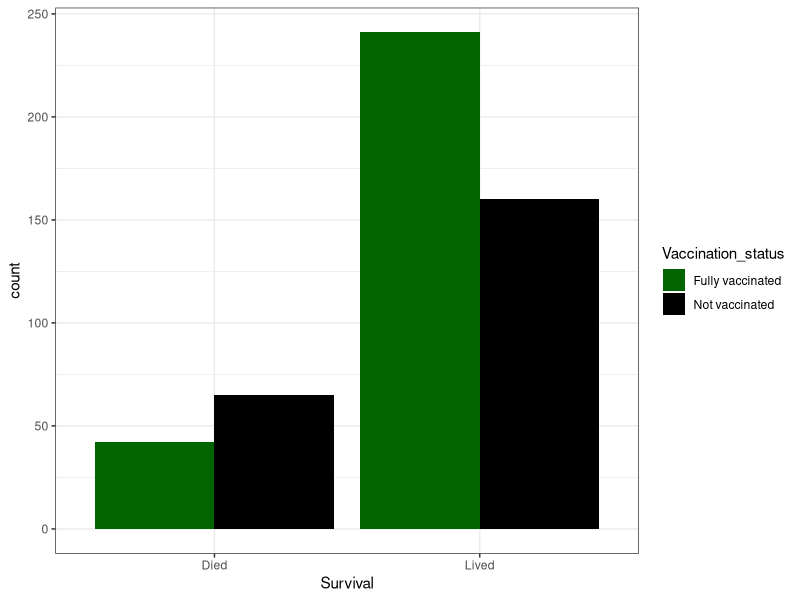

This chart was generated by the following R code:
## ---- chunk 1
rm(list = ls())
library(tidyverse)
library(here)
## ---- chunk 2
vaccines <- read.csv(here("DATA", "covid_vaccines.csv"))
## ---- chunk 3
vaccines$Vaccination_status <- as.factor(vaccines$Vaccination_status)

vaccines$Survival <- as.factor(vaccines$Survival)
## ---- chunk 4
covid_counts <- vaccines |>
  group_by(Vaccination_status, Survival) |>
  summarise(count = length(Patient_ID))

#count() creates a new variable/category "count" within each group & length() function counts entries for each unique combination between Vaccination_status and Survival (e.g: number of unvaccinated people who died is 65)
## ---- chunk 5
ggplot(covid_counts, aes(x = Survival, y = count, fill = Vaccination_status)) +
  geom_bar(stat = 'identity', position = 'dodge') +
  scale_fill_manual(values = c("Fully vaccinated" = "dark green", "Not vaccinated" = "black")) +
  theme_bw() #removes grey background

## ---- chunk 6
vaccines.matrix <- xtabs(count ~ Vaccination_status + Survival, data = covid_counts)

#create a matrix for chi-squared test; the formula reads, cross-tabulate the "count" column in the "covid_counts" df by the "Vaccination_status" and "Survival" variables. Take the data from "covid_counts" data frame. 
## ---- chunk 7
chisq.test(vaccines.matrix) #performs chi-squared test for the given matrix
